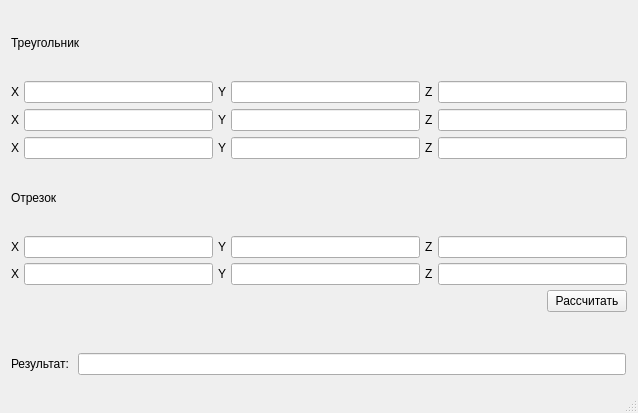
<?xml version="1.0" encoding="UTF-8"?>
<ui version="4.0">
 <class>MainWindow</class>
 <widget class="QMainWindow" name="MainWindow">
  <property name="windowModality">
   <enum>Qt::WindowModal</enum>
  </property>
  <property name="geometry">
   <rect>
    <x>0</x>
    <y>0</y>
    <width>638</width>
    <height>413</height>
   </rect>
  </property>
  <property name="sizePolicy">
   <sizepolicy hsizetype="Fixed" vsizetype="Fixed">
    <horstretch>0</horstretch>
    <verstretch>0</verstretch>
   </sizepolicy>
  </property>
  <property name="minimumSize">
   <size>
    <width>638</width>
    <height>413</height>
   </size>
  </property>
  <property name="maximumSize">
   <size>
    <width>638</width>
    <height>413</height>
   </size>
  </property>
  <property name="contextMenuPolicy">
   <enum>Qt::ActionsContextMenu</enum>
  </property>
  <property name="windowTitle">
   <string>Треугольник и отрезок</string>
  </property>
  <property name="windowOpacity">
   <double>1.000000000000000</double>
  </property>
  <property name="autoFillBackground">
   <bool>true</bool>
  </property>
  <widget class="QWidget" name="centralWidget">
   <layout class="QVBoxLayout" name="verticalLayout_5">
    <item>
     <layout class="QVBoxLayout" name="verticalLayout_4">
      <item>
       <layout class="QVBoxLayout" name="verticalLayout_3">
        <property name="spacing">
         <number>5</number>
        </property>
        <item>
         <layout class="QVBoxLayout" name="verticalLayout">
          <item>
           <widget class="QLabel" name="label_16">
            <property name="text">
             <string>Треугольник</string>
            </property>
           </widget>
          </item>
          <item>
           <layout class="QHBoxLayout" name="horizontalLayout">
            <property name="spacing">
             <number>5</number>
            </property>
            <item>
             <widget class="QLabel" name="label">
              <property name="text">
               <string>X</string>
              </property>
             </widget>
            </item>
            <item>
             <widget class="QLineEdit" name="triangle_point1_x">
              <property name="text">
               <string/>
              </property>
             </widget>
            </item>
            <item>
             <widget class="QLabel" name="label_2">
              <property name="text">
               <string>Y</string>
              </property>
             </widget>
            </item>
            <item>
             <widget class="QLineEdit" name="triangle_point1_y">
              <property name="text">
               <string/>
              </property>
             </widget>
            </item>
            <item>
             <widget class="QLabel" name="label_3">
              <property name="text">
               <string>Z</string>
              </property>
             </widget>
            </item>
            <item>
             <widget class="QLineEdit" name="triangle_point1_z">
              <property name="text">
               <string/>
              </property>
             </widget>
            </item>
           </layout>
          </item>
          <item>
           <layout class="QHBoxLayout" name="horizontalLayout_2">
            <property name="spacing">
             <number>5</number>
            </property>
            <item>
             <widget class="QLabel" name="label_4">
              <property name="text">
               <string>X</string>
              </property>
             </widget>
            </item>
            <item>
             <widget class="QLineEdit" name="triangle_point2_x">
              <property name="text">
               <string/>
              </property>
             </widget>
            </item>
            <item>
             <widget class="QLabel" name="label_5">
              <property name="text">
               <string>Y</string>
              </property>
             </widget>
            </item>
            <item>
             <widget class="QLineEdit" name="triangle_point2_y">
              <property name="text">
               <string/>
              </property>
             </widget>
            </item>
            <item>
             <widget class="QLabel" name="label_6">
              <property name="text">
               <string>Z</string>
              </property>
             </widget>
            </item>
            <item>
             <widget class="QLineEdit" name="triangle_point2_z">
              <property name="text">
               <string/>
              </property>
             </widget>
            </item>
           </layout>
          </item>
          <item>
           <layout class="QHBoxLayout" name="horizontalLayout_3">
            <property name="spacing">
             <number>5</number>
            </property>
            <item>
             <widget class="QLabel" name="label_7">
              <property name="text">
               <string>X</string>
              </property>
             </widget>
            </item>
            <item>
             <widget class="QLineEdit" name="triangle_point3_x">
              <property name="text">
               <string/>
              </property>
             </widget>
            </item>
            <item>
             <widget class="QLabel" name="label_8">
              <property name="text">
               <string>Y</string>
              </property>
             </widget>
            </item>
            <item>
             <widget class="QLineEdit" name="triangle_point3_y">
              <property name="text">
               <string/>
              </property>
             </widget>
            </item>
            <item>
             <widget class="QLabel" name="label_9">
              <property name="text">
               <string>Z</string>
              </property>
             </widget>
            </item>
            <item>
             <widget class="QLineEdit" name="triangle_point3_z">
              <property name="text">
               <string/>
              </property>
             </widget>
            </item>
           </layout>
          </item>
         </layout>
        </item>
        <item>
         <layout class="QVBoxLayout" name="verticalLayout_2">
          <property name="spacing">
           <number>5</number>
          </property>
          <item>
           <widget class="QLabel" name="label_17">
            <property name="text">
             <string>Отрезок</string>
            </property>
           </widget>
          </item>
          <item>
           <layout class="QHBoxLayout" name="horizontalLayout_4">
            <property name="spacing">
             <number>5</number>
            </property>
            <item>
             <widget class="QLabel" name="label_10">
              <property name="text">
               <string>X</string>
              </property>
             </widget>
            </item>
            <item>
             <widget class="QLineEdit" name="segment_point1_x">
              <property name="text">
               <string/>
              </property>
             </widget>
            </item>
            <item>
             <widget class="QLabel" name="label_11">
              <property name="text">
               <string>Y</string>
              </property>
             </widget>
            </item>
            <item>
             <widget class="QLineEdit" name="segment_point1_y">
              <property name="text">
               <string/>
              </property>
             </widget>
            </item>
            <item>
             <widget class="QLabel" name="label_12">
              <property name="text">
               <string>Z</string>
              </property>
             </widget>
            </item>
            <item>
             <widget class="QLineEdit" name="segment_point1_z">
              <property name="text">
               <string/>
              </property>
             </widget>
            </item>
           </layout>
          </item>
          <item>
           <layout class="QHBoxLayout" name="horizontalLayout_5">
            <property name="spacing">
             <number>5</number>
            </property>
            <item>
             <widget class="QLabel" name="label_13">
              <property name="text">
               <string>X</string>
              </property>
             </widget>
            </item>
            <item>
             <widget class="QLineEdit" name="segment_point2_x">
              <property name="text">
               <string/>
              </property>
             </widget>
            </item>
            <item>
             <widget class="QLabel" name="label_14">
              <property name="text">
               <string>Y</string>
              </property>
             </widget>
            </item>
            <item>
             <widget class="QLineEdit" name="segment_point2_y">
              <property name="text">
               <string/>
              </property>
             </widget>
            </item>
            <item>
             <widget class="QLabel" name="label_15">
              <property name="text">
               <string>Z</string>
              </property>
             </widget>
            </item>
            <item>
             <widget class="QLineEdit" name="segment_point2_z">
              <property name="text">
               <string/>
              </property>
             </widget>
            </item>
           </layout>
          </item>
          <item>
           <layout class="QHBoxLayout" name="horizontalLayout_6">
            <property name="spacing">
             <number>5</number>
            </property>
            <item>
             <spacer name="horizontalSpacer">
              <property name="orientation">
               <enum>Qt::Horizontal</enum>
              </property>
              <property name="sizeHint" stdset="0">
               <size>
                <width>448</width>
                <height>13</height>
               </size>
              </property>
             </spacer>
            </item>
            <item>
             <widget class="QPushButton" name="countPB">
              <property name="text">
               <string>Рассчитать</string>
              </property>
             </widget>
            </item>
           </layout>
          </item>
         </layout>
        </item>
       </layout>
      </item>
      <item>
       <layout class="QHBoxLayout" name="horizontalLayout_7">
        <property name="spacing">
         <number>9</number>
        </property>
        <property name="sizeConstraint">
         <enum>QLayout::SetDefaultConstraint</enum>
        </property>
        <property name="topMargin">
         <number>35</number>
        </property>
        <property name="rightMargin">
         <number>1</number>
        </property>
        <property name="bottomMargin">
         <number>5</number>
        </property>
        <item>
         <widget class="QLabel" name="label_18">
          <property name="text">
           <string>Результат:</string>
          </property>
         </widget>
        </item>
        <item>
         <widget class="QLineEdit" name="lineEdit">
          <property name="readOnly">
           <bool>true</bool>
          </property>
         </widget>
        </item>
       </layout>
      </item>
     </layout>
    </item>
   </layout>
  </widget>
  <widget class="QMenuBar" name="menuBar">
   <property name="geometry">
    <rect>
     <x>0</x>
     <y>0</y>
     <width>638</width>
     <height>21</height>
    </rect>
   </property>
  </widget>
  <widget class="QStatusBar" name="statusBar"/>
 </widget>
 <layoutdefault spacing="6" margin="11"/>
 <resources/>
 <connections/>
</ui>
